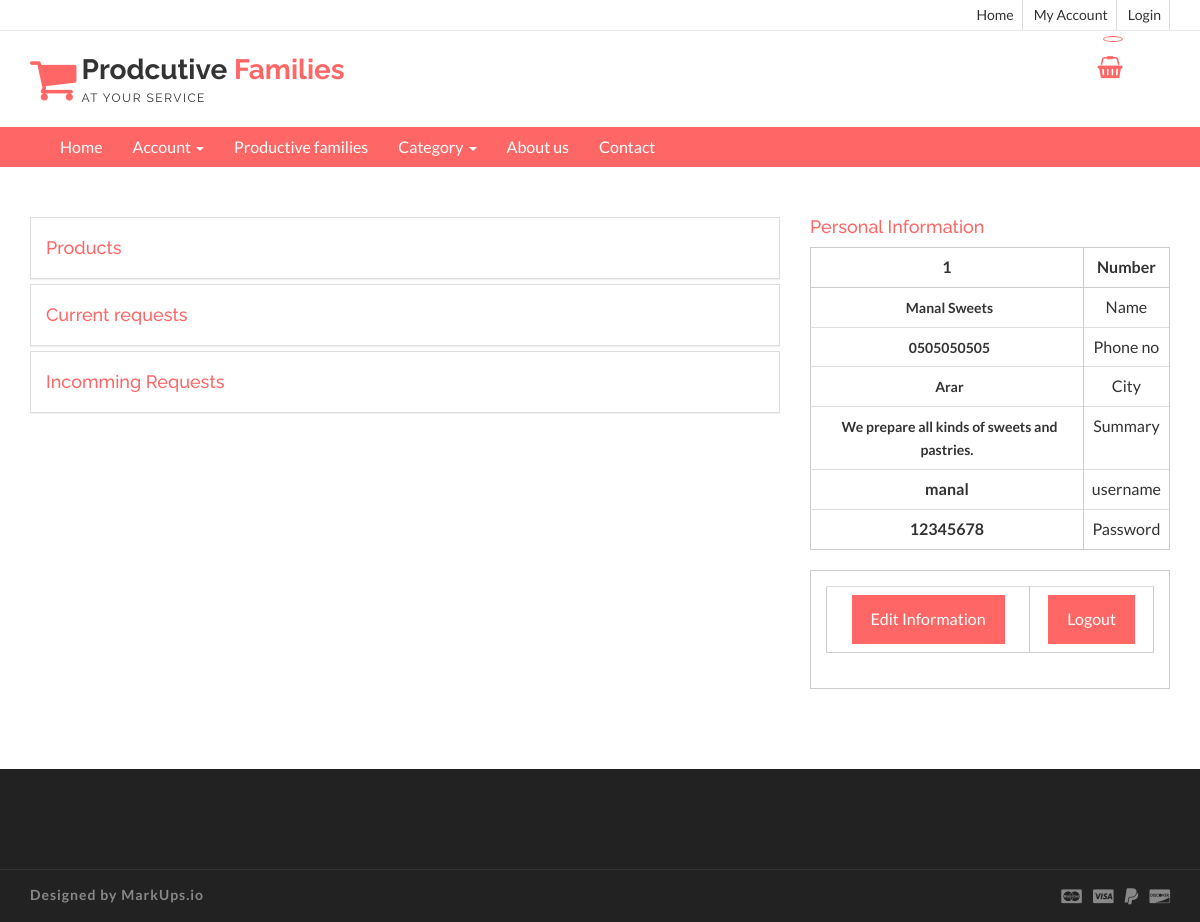
The app's page /profamilyhome.php?success (signed in) with its own data.
### tables this page shows
CREATE TABLE `profamily` (
  `proid` int(11) NOT NULL,
  `proname` varchar(100) NOT NULL,
  `city` varchar(100) NOT NULL,
  `kind` varchar(50) NOT NULL,
  `phoneno` varchar(50) NOT NULL,
  `summary` text NOT NULL,
  `username` varchar(50) NOT NULL,
  `password` varchar(50) NOT NULL
);

### profamilyhome.php (the view, shortened to what this page needs)
<!DOCTYPE html>
<html lang="en">
  <head>
    <link href="css/font-awesome.css" rel="stylesheet">
    <link href="css/bootstrap.css" rel="stylesheet">
    <link href="css/jquery.smartmenus.bootstrap.css" rel="stylesheet">
    <link rel="stylesheet" type="text/css" href="css/jquery.simpleLens.css">
    <link rel="stylesheet" type="text/css" href="css/slick.css">
    <link rel="stylesheet" type="text/css" href="css/nouislider.css">
    <link id="switcher" href="css/theme-color/default-theme.css" rel="stylesheet">
    <link href="css/sequence-theme.modern-slide-in.css" rel="stylesheet" media="all">
    <link href="css/style.css" rel="stylesheet">
  </head>
  <body>
  <header id="aa-header">
    <div class="aa-header-top">
      <div class="container">
        <div class="row">
          <div class="col-md-12">
            <div class="aa-header-top-area">
              <div class="aa-header-top-right">
                <ul class="aa-head-top-nav-right">
                    <li class="hidden-xs"><a href="index.php">Home</a></li>
                   <li><a href="profamilyhome.php">My Account</a></li>
                   <li><a href="" data-toggle="modal" data-target="#login-modal">Login</a></li>
                </ul>
              </div>
            </div>
          </div>
        </div>
      </div>
    </div>
      <div class="aa-header-bottom">
      <div class="container">
        <div class="row">
          <div class="col-md-12">
            <div class="aa-header-bottom-area">
              <div class="aa-logo">
                <a href="index.html">
                  <span class="fa fa-shopping-cart"></span>
                  <p>Prodcutive <strong>Families</strong> <span>at your service</span></p>
                </a>
              </div>
              <div class="aa-cartbox">
                <a class="aa-cart-link" href="#">
                  <span class="fa fa-shopping-basket"></span>
                  <span class="aa-cart-notify"></span>
                </a>
              </div>
            </div>
          </div>
        </div>
      </div>
    </div>
  </header>
  <section id="menu">
    <div class="container">
      <div class="menu-area">
        <div class="navbar navbar-default" role="navigation">
          <div class="navbar-collapse collapse">
            <ul class="nav navbar-nav">
              <li><a href="index.php">Home</a></li>
              <li><a href="#">Account <span class="caret"></span></a>
              </li>
              <li><a href="profamily.php">Productive families </a>
              </li>
              <li><a href="#">Category <span class="caret"></span></a>
              </li>
                 <li><a href="about.php">About us</a></li>
                <li><a href="contact.php">Contact</a></li>
            </ul>
          </div>
        </div>
      </div>
    </div>
  </section>
 <section id="checkout">
   <div class="container">
     <div class="row">
       <div class="col-md-12">
        <div class="checkout-area">
          <form action="">
            <div class="row">
              <div class="col-md-8">
                <div class="checkout-left">
                  <div class="panel-group" id="accordion">
                    <div class="panel panel-default aa-checkout-login">
                      <div class="panel-heading">
                        <h4 class="panel-title">
                          <a data-toggle="collapse" data-parent="#accordion" href="#collapseTwo">
                            Products
                          </a>
                        </h4>
                      </div>
                    </div>
                    <div class="panel panel-default aa-checkout-billaddress">
                      <div class="panel-heading">
                        <h4 class="panel-title">
                          <a data-toggle="collapse" data-parent="#accordion" href="#collapseThree">
                            Current requests
                          </a>
                        </h4>
                      </div>
                    </div>
                      <div class="panel panel-default aa-checkout-billaddress">
                      <div class="panel-heading">
                        <h4 class="panel-title">
                          <a data-toggle="collapse" data-parent="#accordion" href="#collapseThree1">
                           Incomming Requests
                          </a>
                        </h4>
                      </div>
                    </div>
                  </div>
                </div>
              </div>
              <div class="col-md-4">
                <div class="checkout-right">
                  <h4>Personal Information </h4>
                  <div class="aa-order-summary-area">
                       <table class="table table-responsive">
            <?php
require 'config.php';
 $proid=$_SESSION['proid'];
$result = mysqli_query($con,"SELECT * FROM profamily where proid= '$proid' ")
or die(mysqli_error());
while($row = mysqli_fetch_array( $result )) {
?>
                      <thead>
                        <tr>
                          <th><?php echo '<span class="color">' . $row['proid'] . '</span>'; ?></th>
                          <th>Number</th>
                        </tr>
                      </thead>
                      <tbody>
                        <tr>
                          <td> <strong><?php echo '<span class="color">' . $row['proname'] . '</span>'; ?>  </strong></td>
                          <td>Name </td>
                        </tr>
                        <tr>
                          <td> <strong> <?php echo '<span class="color">' . $row['phoneno'] . '</span>'; ?></strong></td>
                          <td>Phone no</td>
                        </tr>
                          <tr>
                          <td> <strong><?php echo '<span class="color">' . $row['city'] . '</span>'; ?>  </strong></td>
                          <td>City </td>
                        </tr>
                        <tr>
                          <td> <strong> <?php echo '<span class="color">' . $row['summary'] . '</span>'; ?></strong></td>
                          <td>Summary</td>
                        </tr>
                      </tbody>
                      <tfoot>
                        <tr>
                          <th><?php echo '<span class="color">' . $row['username'] . '</span>'; ?></th>
                          <td>username</td>
                        </tr>
                         <tr>
                          <th><?php echo '<span class="color">' . $row['password'] . '</span>'; ?></th>
                          <td>Password</td>
                        </tr>
                      </tfoot>
                    </table>
                      <div class="aa-payment-method" >
                          <table class="table table-responsive">
                          <tr align="center"><td>
                      <a href="editprodata.php?proid=<?php echo htmlentities($row['proid']);?>" class="aa-browse-btn">Edit Information</a></td>
                      <td>
                    <a href="signout.php?proid=<?php echo htmlentities($row['proid']);?>" class="aa-browse-btn">Logout</a></td> </tr></table>
                      <?php
}
?>
                </div>
              </div>
            </div>
         </div>
       </div>
     </div>
   </div>
 </section>
  <footer id="aa-footer">
    <div class="aa-footer-top">
    </div>
    <div class="aa-footer-bottom">
      <div class="container">
        <div class="row">
        <div class="col-md-12">
          <div class="aa-footer-bottom-area">
            <p>Designed by <a href="http://www.markups.io/">MarkUps.io</a></p>
            <div class="aa-footer-payment">
              <span class="fa fa-cc-mastercard"></span>
              <span class="fa fa-cc-visa"></span>
              <span class="fa fa-paypal"></span>
              <span class="fa fa-cc-discover"></span>
            </div>
          </div>
        </div>
      </div>
      </div>
    </div>
  </footer>
  </body>
</html>

### css/theme-color/default-theme.css (style rules this page uses)
.aa-browse-btn { background-color: #ff6666; border: 1px solid #ff6666; }
#aa-header .aa-header-bottom .aa-header-bottom-area .aa-logo a > span { color: #ff6666; }
#aa-header .aa-header-bottom .aa-header-bottom-area .aa-logo a strong { color: #ff6666; }
#aa-header .aa-header-bottom .aa-cartbox .aa-cart-link { color: #ff6666; }
#aa-header .aa-header-bottom .aa-cartbox .aa-cart-link .aa-cart-notify { border: 1px solid #ff6666; color: #ff6666; }
#aa-header .aa-header-bottom .aa-cartbox .aa-cart-link .aa-cart-notify:after { border-top-color: #ff6666; }
#menu { background-color: #ff6666; }
#checkout .checkout-area .checkout-left .panel-group .panel-default .panel-heading .panel-title a { color: #ff6666; }
#checkout .checkout-area .checkout-right h4 { color: #ff6666; }

### records on screen
profamily: proid "1", proname "Manal Sweets", phoneno "0505050505", city "Arar", summary "We prepare all kinds of sweets and pastries.", username "manal", password "12345678"
